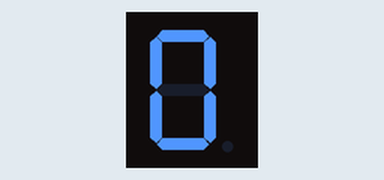
Simulated run of this sketch. Board: Arduino Uno, built with avr-gcc and run on an emulated ATmega328P. Parts: 1-digit seven-segment display. Wiring (inferred from the names in the program): 1-digit 7-segment display, segments lit when LOW: segments pin 3, pin 4, pin 5, pin 6, pin 7, pin 8, pin 9, pin 10. The segment pins are drawn as the display they are named for.

Above: at 0.1 s.
At 1.1 s:
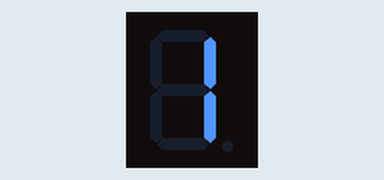
At 2.1 s:
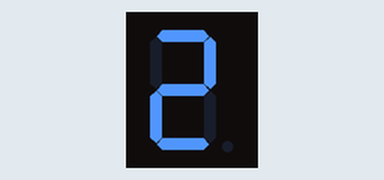

Measured:
- by itself, everything shown: repeats every 3.0 s, in 3 steps
- what the display in image 1 shows lasts 1.0 s, from 1.0 s to 2.0 s

The sketch:

8_simple_segment.ino
```cpp
#define PIN_A   3
#define PIN_B   4
#define PIN_C   5
#define PIN_D   6
#define PIN_E   7
#define PIN_F   8
#define PIN_G   9
#define PIN_DP  10

bool digits[][8] = {
  {LOW,  LOW,  LOW,  LOW,  LOW,  LOW,  HIGH, HIGH},
  {HIGH, LOW,  LOW,  HIGH, HIGH, HIGH,  HIGH, HIGH},
  {LOW,  LOW,  HIGH,  LOW,  LOW, HIGH,  LOW, HIGH},
};

int pin_order[8] = {PIN_A, PIN_B, PIN_C, PIN_D, PIN_E, PIN_F, PIN_G, PIN_DP};

void setup()
{
  pinMode(PIN_A, OUTPUT);  pinMode(PIN_B, OUTPUT);
  pinMode(PIN_C, OUTPUT);  pinMode(PIN_D, OUTPUT);
  pinMode(PIN_E, OUTPUT);  pinMode(PIN_F, OUTPUT);
  pinMode(PIN_G, OUTPUT);  pinMode(PIN_DP, OUTPUT);
}

void print_digit(int n)
{
  for(int i=0;i<8;i++)
    digitalWrite(pin_order[i], digits[n][i]);
}

void loop()
{
  print_digit(0);
  delay(1000);
  print_digit(1);
  delay(1000);
  print_digit(2);
  delay(1000);
}
```
